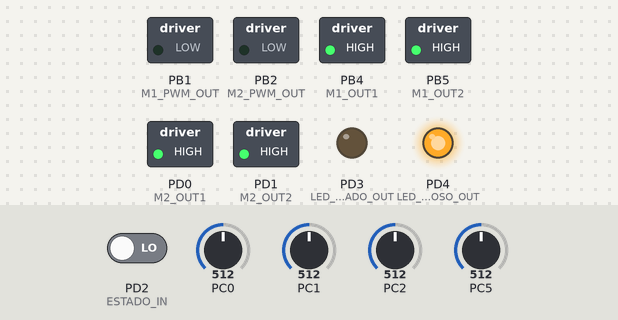
Bench run of a program on a simulated ATmega328P, built with avr-gcc and emulated at 16 MHz (the files do not name the chip). Parts: switched loads named in the program (green lamp = pin HIGH), output pins drawn as LEDs (lit = HIGH). The inputs (shaded band) are chosen by the test bench; at power-on: PD2 (ESTADO_IN) LOW, PC0 = 512, PC5 = 512, PC1 = 512, PC2 = 512.

Above: at 1.2 s.
1.3 s: PD2 (ESTADO_IN) driven HIGH
At 1.6 s:
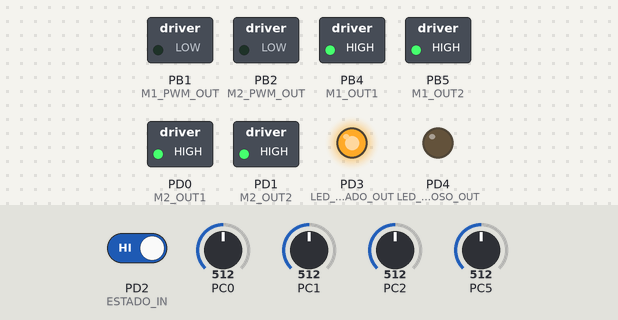
2.8 s: PC0 set to 665
4.3 s: PC0 set to 699
At 5.1 s:
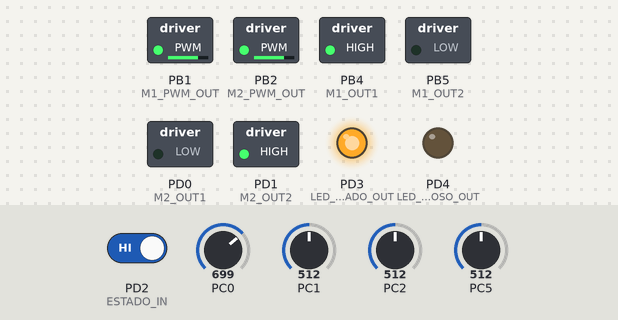
5.8 s: PC5 set to 692
At 6.2 s:
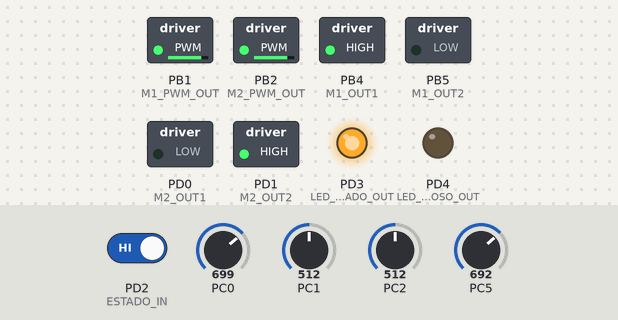
7.3 s: PC1 set to 684
8.8 s: PC1 set to 713
At 9.7 s:
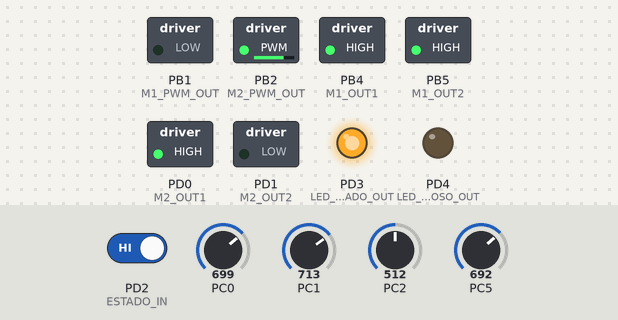
Timing chart, 0 to 11.3 s (numbered marks = the images above; inputs shaded):
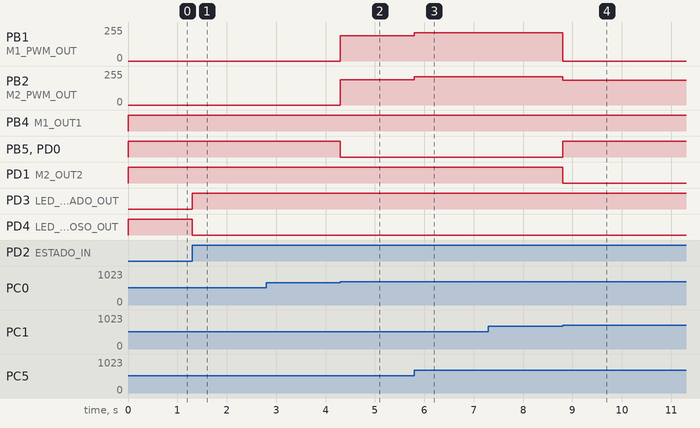

Measured:
- the behaviour switches between 681 and 682 on PC0 (found by bisection; images 1 and 2)
- the behaviour switches between 699 and 700 on PC1 (found by bisection; images 3 and 4)
- after the input at 1.3 s, PD3 (LED_ACTIVADO_OUT): LOW → HIGH at once; PD4 (LED_REPOSO_OUT): HIGH → LOW at once
- after the input at 2.8 s, every drawn part: stays the same
- after the input at 4.3 s, PB1 (M1_PWM_OUT), PB2 (M2_PWM_OUT): 0/255 → 190/255 at once; PB5 (M1_OUT2), PD0 (M2_OUT1): HIGH → LOW at once
- after the input at 5.8 s, PB1 (M1_PWM_OUT), PB2 (M2_PWM_OUT): 190/255 → 212/255 at once
- after the input at 7.3 s, every drawn part: stays the same
- after the input at 8.8 s, PB1 (M1_PWM_OUT): 212/255 → 0/255 at once; PB2 (M2_PWM_OUT): 212/255 → 187/255 at once; PB5 (M1_OUT2), PD0 (M2_OUT1): LOW → HIGH at once; PD1 (M2_OUT2): HIGH → LOW at once

The program:

main.c
```c
#include "main.h"
#include "mi_timer1.h"
#include "mi_ADC.h"
#include "movimientos.h"


int main(void)
{
	M1_PWM_OUT; M2_PWM_OUT;
	M1_OUT1; M1_OUT2;
	M2_OUT1; M2_OUT2;

	// Interrupcion INT0(PD2) para cambiar el ESTADO
	ESTADO_IN;
	CFG_INT0_1; CFG_INT0_2; CFG_INT0_3;
	LED_ACTIVADO_OUT; LED_REPOSO_OUT;

	// Inicializo conversor ADC
	init_ADC();

	VEL_GIRO = 750; //750 min para mover motorreductores dc

	POSICION_LUZ direccion;

	estado_actual = REPOSO;

	// Habilito interrupciones globales
	sei();

    while (1)
    {
		LUZ_F = ADC_getData(0);
		LUZ_I = ADC_getData(1);
		LUZ_D = ADC_getData(2);

		adc_vel = ADC_getData(5);
		VELOCIDAD = ((adc_vel * 0.51) + 500); // Relacion para que la vel min sea suficiente para superar la friccion de los motores reales

		switch (estado_actual) {
			case ACTIVADO:
				LED_ACT_ON;
				LED_REP_OFF;

				if (LUZ_D > LUZ_F) {
					direccion = DERECHA;
				}
				else if (LUZ_I > LUZ_F) {
					direccion = IZQUIERDA;
				}
				else {
					direccion = FRONTAL;
				}

				//Motor1: Izquierda; Motor2: Derecha
				switch (direccion) {
					case DERECHA: //Girar a Dercha moviendo motor 1
							giro_der(VEL_GIRO);
						break;

					case IZQUIERDA: //Girar a Izquierda moveiendo motor 2
							giro_izq(VEL_GIRO);
						break;

					case FRONTAL:
						VELOCIDADx2 = comp_vels(VELOCIDAD);
						if (LUZ_F < LUZ_MIN_MIN) {
							avanzar(VELOCIDADx2, VELOCIDADx2);
						}
						else if ((LUZ_F >= LUZ_MIN_MIN) && (LUZ_F <= LUZ_MIN)) {
							avanzar(VELOCIDAD, VELOCIDAD);
						}
						else if ((LUZ_F >= LUZ_MAX) && (LUZ_F <= LUZ_MAX_MAX)) {
							retroceder(VELOCIDAD, VELOCIDAD);
						}
						else if (LUZ_F > LUZ_MAX_MAX) {
							retroceder(VELOCIDADx2, VELOCIDADx2);
						}
						else {
							detener();
						}
						break;
				}
				break;

			case REPOSO:
				LED_ACT_OFF;
				LED_REP_ON;
				detener();
				break;
		}
	}
}

ISR(INT0_vect) {
	if (estado_actual == ACTIVADO) {
		estado_actual = REPOSO;
	}
	else if (estado_actual == REPOSO) {
		estado_actual = ACTIVADO;
	}
}
```

main.h
```c
#ifndef MAIN_H_
#define MAIN_H_

#define F_CPU 16000000

#include <avr/io.h>
#include <avr/interrupt.h>
#include <util/delay.h>
#include <stdio.h>

#define LUZ_MIN 341
#define LUZ_MAX 682
#define LUZ_MIN_MIN 90
#define LUZ_MAX_MAX 900

/* Tabla de verdad driver:
		__________________________________
		| EN | 1A | 2A |     FUNCTION    |
  		|  H |  L |  H | Turn Right      |
		|  H |  H |  L | Turn Left       |
		|  H |  L |  L | Fast motor stop |
		|  H |  H |  H | Fast motor stop |
		|  L |  X |  X | Fast motor stop |
		|____|____|____|_________________| */

#define M1_PWM_OUT (DDRB |= (1<<PINB1))
#define M2_PWM_OUT (DDRB |= (1<<PINB2))

/* --- MOTOR 1: PINB4->PINES IN1(1A) ; PINB5->IN2(2A) ; PINB1(OC1A)->EN1(ENA) --- */
// Salida en los pines de Motor1
#define M1_OUT1 (DDRB |= (1<<PINB4))
#define M1_OUT2 (DDRB |= (1<<PINB5))
// Avanza (giro en sentido horario)
#define M1_FWD1 (PORTB &= ~(1<<PINB4)) //Motor1 FOWARD 1/2
#define M1_FWD2 (PORTB |= (1<<PINB5)) //Motor1 FOWARD 2/2
// Retrocede (giro en sentido antihorario)
#define M1_REV1 (PORTB |= (1<<PINB4)) //Motor1 REVERSE 1/2
#define M1_REV2 (PORTB &= ~(1<<PINB5)) //Motor1 REVERSE 2/2
// Detener
#define M1_OFF1 (PORTB |= (1<<PINB4))
#define M1_OFF2 (PORTB |= (1<<PINB5))

/* --- MOTOR 2: PIND0->IN3(1B) ; PIND1->IN4(2B) ; PINB1(OC1A)->EN1(ENA) --- */
// Salida en los pines de Motor2
#define M2_OUT1 (DDRD |= (1<<PIND0))
#define M2_OUT2 (DDRD |= (1<<PIND1))
//Avanza (giro en sentido antihorario)
#define M2_FWD1 (PORTD |= (1<<PIND0)) //Motor2 FOWARD 1/2
#define M2_FWD2 (PORTD &= ~(1<<PIND1)) //Motor2 FOWARD 2/2
//Retrocede (giro en sentido horario)
#define M2_REV1 (PORTD &= ~(1<<PIND0)) //Motor2 REVERSE 1/2
#define M2_REV2 (PORTD |= (1<<PIND1)) //Motor2 REVERSE 2/2
// Detener
#define M2_OFF1 (PORTD |= (1<<PIND0))
#define M2_OFF2 (PORTD |= (1<<PIND1))

// --- INTERRUPCION PARA CAMBIO DE ESTADO ---
#define ESTADO_IN (DDRD &= ~(1<<PIND2))
#define CFG_INT0_1 (EICRA |= (1<<ISC00))
#define CFG_INT0_2 (EICRA |= (1<<ISC01))
#define CFG_INT0_3 (EIMSK |= (1<<INT0))
#define LED_ACTIVADO_OUT (DDRD |= (1<<PIND3))
#define LED_REPOSO_OUT (DDRD |= (1<<PIND4))
#define LED_ACT_ON (PORTD |= (1<<PIND3))
#define LED_REP_ON (PORTD |= (1<<PIND4))
#define LED_ACT_OFF (PORTD &= ~(1<<PIND3))
#define LED_REP_OFF (PORTD &= ~(1<<PIND4))


volatile unsigned int LUZ_F; //Luz proveniente de sensor LDR Frontal
volatile unsigned int LUZ_D; //Luz proveniente de sensor LDR Derecho
volatile unsigned int LUZ_I; //Luz proveniente de sensor LDR Izquierdo

unsigned int adc_vel;
unsigned int VELOCIDAD;
unsigned int VEL_GIRO;
unsigned int VELOCIDADx2;

typedef enum {
	DERECHA,
	IZQUIERDA,
	FRONTAL,
	}POSICION_LUZ;

typedef enum {
	ACTIVADO,
	REPOSO,
	} ESTADO;
volatile ESTADO estado_actual;

#endif /* MAIN_H_ */
```

mi_ADC.c
```c
#include "mi_ADC.h"

void init_ADC() {
	ADMUX &= ~(1<<ADLAR); // Resgistro ADC a derecha

	ADMUX |= (1<<REFS0); // Voltaje de referencia a 5V
	ADMUX &= ~(1<<REFS1);

	ADCSRA |= (7<<ADPS0); // Divisor de frecuencia en 128 (1, 1, 1)
}

int ADC_getData(int canal) {
	ADMUX &= ~(0x0F);
	ADMUX |= (canal<<MUX0); // Pin de ADC seteado segun parametro 'canal' recibido

	ADCSRA |= (1<<ADEN); // Habilito conversor ADC
	_delay_us(10);

	ADCSRA |= (1<<ADSC); // Comienza la conversion

	while (!(ADCSRA & (1<<ADIF))); //Mientras el flag este desactivado, se esta realizando la conversion
	ADCSRA |= (1<<ADIF); // Al terminar la conversion el flag se activa(poniendose en 0), lo desactivo manualmente(poniendole un 1)

	ADCSRA &= ~(1<<ADEN); // Deshabilito conversor ADC

	return ADC;
}
```

mi_ADC.h
```c
#ifndef MI_ADC_H_
#define MI_ADC_H_

#include "main.h"

void init_ADC();
int ADC_getData(int);

#endif /* MI_ADC_H_ */
```

mi_timer1.c
```c
#include "mi_timer1.h"

void init_timer1() {
	// Modo: FAST PWM - 10bits (TOP=1023)
	TCCR1A |= (1<<WGM10);
	TCCR1A |= (1<<WGM11);
	TCCR1B |= (1<<WGM12);
	TCCR1B &= ~(1<<WGM13);


	// Modo 'Clear No Invertido'
	TCCR1A &= ~(1<<COM1A0);
	TCCR1A |= (1<<COM1A1);

	TCCR1A &= ~(1<<COM1B0);
	TCCR1A |= (1<<COM1B1);
}

void timer1_on(int _DCA, int _DCB) {
	//Inicializo Timer1 en 0
	TCNT1 = 0x0000;

	// Habilito Timer1 con prescaler = 1
	TCCR1B |= (1<<CS10);
	TCCR1B &= ~(1<<CS11);
	TCCR1B &= ~(1<<CS12);

	OCR1A = _DCA; // TOP = 1023 por modo Fast PWM 10bit
	OCR1B = _DCB; //
}

void timer1_off(int _DC) {
	// Deshabilito Timer1 poniendo prescaler en 0
	TCCR1B &= ~(1<<CS10);
	TCCR1B &= ~(1<<CS11);
	TCCR1B &= ~(1<<CS12);

	TCCR1A &= ~(1<<COM1A0);
	TCCR1A &= ~(1<<COM1A1);

	TCCR1A &= ~(1<<COM1B0);
	TCCR1A &= ~(1<<COM1B1);

	TCNT1 = 0x0000;
	OCR1A = _DC;
	OCR1B = _DC;
}
```

mi_timer1.h
```c
#ifndef MI_TIMER1_H_
#define MI_TIMER1_H_

#include "main.h"

#define TOP 1023

void init_timer1();
void timer1_on(int, int);
void timer1_off(int);


#endif /* MI_TIMER1_H_ */
```

movimientos.c
```c
#include "movimientos.h"

void avanzar(int _VELOCIDAD_A, int _VELOCIDAD_B) {
	DC2 = _VELOCIDAD_B;
	M1_FWD1; M1_FWD2;
	M2_FWD1; M2_FWD2;
	init_timer1();
	timer1_on(DC1, DC2);
}

void retroceder(int _VELOCIDAD_A, int _VELOCIDAD_B) {
	DC1 = _VELOCIDAD_A;
	DC2 = _VELOCIDAD_B;
	M1_REV1; M1_REV2;
	M2_REV1; M2_REV2;
	init_timer1();
	timer1_on(DC1, DC2);
}

void detener() {
	M1_OFF1; M1_OFF2;
	M2_OFF1; M2_OFF2;
	timer1_off(0);
}

void giro_der(int _VEL_GIRO) {
	DC1 = _VEL_GIRO;
	M1_FWD1; M1_FWD2;
	M2_OFF1; M2_OFF2;
	init_timer1();
	timer1_on(DC1, 0);
}

void giro_izq(int _VEL_GIRO) {
	DC2 = _VEL_GIRO;
	M1_OFF1; M1_OFF2;
	M2_FWD1; M2_FWD2;
	init_timer1();
	timer1_on(0, DC2);
}

int comp_vels(int vel) {
	if (vel <= 800) { //Si la velocidad esta por debajo del 80% de la maxima posible (1023)
		VELOCIDADx2 = 1.25 * vel; //Fijar la velX2 al 25% de vel
	}
	else {
		VELOCIDADx2 = vel; //Lo hago pq ya de por si iria muy rapido y seria perjudicial aumentar aun mas la velx2
	}
	return VELOCIDADx2;
}
```

movimientos.h
```c
#ifndef MOVIMIENTOS_H_
#define MOVIMIENTOS_H_

#include "main.h"
#include "mi_timer1.h"

unsigned int DC1, DC2;

void avanzar(int, int);
void retroceder(int, int);
void detener();
void giro_der(int);
void giro_izq(int);
int comp_vels(int);

#endif /* MOVIMIENTOS_H_ */
```
